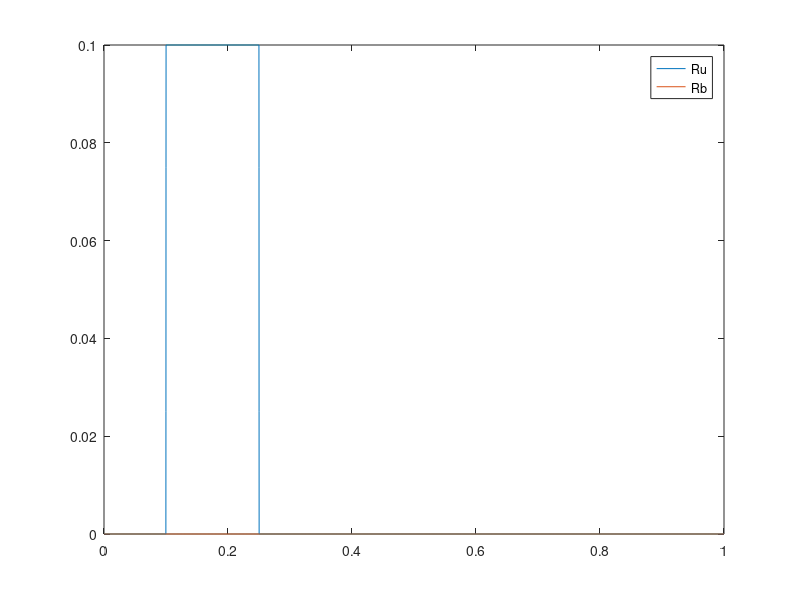

Write MATLAB code to recreate this figure. (Note: this script raises an error after producing the figure.)
function main_func()
N=1e4;
dt=0.1;
Q=1;
t_plot=2;





N=N+1;
sz=N;
i=(1:N)';
x=linspace(0,Q,N)';
h=(x(end)-x(1))/(N-1);

jump=[circshift(i,-1) circshift(i,1)];


k4r=1.000000000;
R0=1.000000000;
k1r=1.000000000;
k2r=1.000000000;
kdr=1.000000000;
D0=1.000000000;
k4d=1.000000000;
a=0.1;
P=0.15;
c=1;
cnsrv_1=1;
N_species = 5;
N_rx = 8;
D = [0  1  0  0  0];
N_slow = 5;
chems={'Ru','L','Rb','Du','Db'};





ic = [0 1 0 0 0];
u0=repmat(ic,[sz,1]);


u=u0;




figure(1);clf();
t=0;
v_prev=0;
last_plot=-inf;
dudt_adv=sparse(sz,sz);

u_for = sparse(1:sz , jump(:,1)',1);
u_back = sparse(1:sz , jump(:,2)',1);
eye = speye(sz);
u_x_for=(u_for-eye)/h;
u_x_for(end,:)=u_x_for(end-1,:);

u_x_back=(eye-u_back)/h;
u_x_back(1,:)=u_x_back(2,:);


    
   
    
    f0_for_adv = u_for;
    f0_adv=eye;
    
    
    f0_for = f0_for_adv;
    f0=f0_adv;
    
    in_cell = x>=a & x<=(a+P);
front = x>=a+P./2 & x<=a+P;
rear = x>=a & x<a+P./2 ;
Rb_rear = trapz(x(rear),u(rear,3));
Rb_front = trapz(x(front),u(front,3));
v=c*(Rb_front-Rb_rear);
    v_prev=v;
    in_cell_prev=in_cell;
    
    f0_star = (f0_for+f0)/2-(sign(v_prev).*(f0_for-f0))/2;
    
CFL_max=0.8;
dt0=dt;

while t<1e3 && a+P<Q
    
    in_cell = x>=a & x<=(a+P);
front = x>=a+P./2 & x<=a+P;
rear = x>=a & x<a+P./2 ;
Rb_rear = trapz(x(rear),u(rear,3));
Rb_front = trapz(x(front),u(front,3));
v=c*(Rb_front-Rb_rear);
    
    
    
    dt=min(CFL_max*h/abs(v), dt0)
    nu_for=v*dt/h
    if sign(v) ~=sign(v_prev) || t==0
        f0_star = (f0_for+f0)/2-(sign(v).*(f0_for-f0))/2;
        if v>0
            du_UW=u_back;
        else
            du_UW=u_for;
        end

        
    end
    
    f1_star=f0_star;
    ib=find(in_cell,1)-1;
    ifr=find(in_cell,1,'last');
    dudt0_adv=-(f1_star - f1_star(jump(:,2),:))/(h);
    f_Ru =  (k4r.*R0.*in_cell)-(k4r.*u(:,1))-(k1r.*u(:,1).*u(:,2))+ (k2r.*u(:,3));
f_L = -(k1r.*u(:,1).*u(:,2))+ (k2r.*u(:,3))-(kdr.*u(:,2).*u(:,4))+ (kdr.*u(:,5));
f_Rb =  (k1r.*u(:,1).*u(:,2))-(k2r.*u(:,3));
f_Du =  (kdr.*D0)-(k4d.*u(:,4))-(kdr.*u(:,2).*u(:,4))+ (kdr.*u(:,5));

Rx = [f_Ru,...
f_L,...
f_Rb,...
f_Du,...
- f_L - f_Rb];
Rx(:,2)=Rx(:,2)+exp(-((x-Q/2).^2)/(0.1)^2);
    Rx_tilde = (Rx(jump(:,1),:)+Rx)/2;
    Rx_star = (1+sign(v))*Rx_tilde(jump(:,2),:)/2 ...
             + (1-sign(v))*Rx_tilde/2;
    u=u+dudt0_adv*u*(v*dt)+Rx_star*dt;
    if t-last_plot>=t_plot
        inds=[1 3];
        hplot=plot(x,u(:,inds));
        legend(hplot,chems{inds})
        xline(a);
        xline(a+P);
        drawnow
        [find(in_cell,1)-1 u(find(in_cell,1)-1,1)]
        last_plot=t;
    end
    t=t+dt;
    in_cell_prev=in_cell;
    
    a=a+(v)*dt;
    v_prev=v;
end

end
